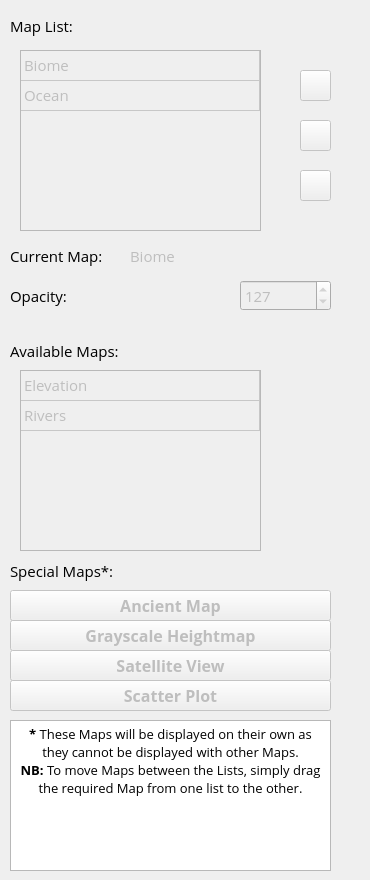
          <widget class="QWidget" name="tabWidgetPage1">
           <attribute name="title">
            <string>Maps</string>
           </attribute>
           <widget class="QPushButton" name="btnUp">
            <property name="enabled">
             <bool>false</bool>
            </property>
            <property name="geometry">
             <rect>
              <x>300</x>
              <y>70</y>
              <width>31</width>
              <height>31</height>
             </rect>
            </property>
            <property name="toolTip">
             <string>Move Map Up</string>
            </property>
            <property name="text">
             <string/>
            </property>
            <property name="icon">
             <iconset>
              <normaloff>Images/up.png</normaloff>Images/up.png</iconset>
            </property>
           </widget>
           <widget class="QTableWidget" name="tblAvailable">
            <property name="enabled">
             <bool>false</bool>
            </property>
            <property name="geometry">
             <rect>
              <x>20</x>
              <y>370</y>
              <width>241</width>
              <height>181</height>
             </rect>
            </property>
            <property name="font">
             <font>
              <family>Open Sans</family>
              <pointsize>11</pointsize>
              <weight>50</weight>
              <bold>false</bold>
             </font>
            </property>
            <property name="editTriggers">
             <set>QAbstractItemView::NoEditTriggers</set>
            </property>
            <property name="tabKeyNavigation">
             <bool>false</bool>
            </property>
            <property name="showDropIndicator" stdset="0">
             <bool>true</bool>
            </property>
            <property name="dragEnabled">
             <bool>true</bool>
            </property>
            <property name="dragDropOverwriteMode">
             <bool>false</bool>
            </property>
            <property name="dragDropMode">
             <enum>QAbstractItemView::DragDrop</enum>
            </property>
            <property name="defaultDropAction">
             <enum>Qt::MoveAction</enum>
            </property>
            <property name="alternatingRowColors">
             <bool>false</bool>
            </property>
            <property name="selectionMode">
             <enum>QAbstractItemView::SingleSelection</enum>
            </property>
            <property name="selectionBehavior">
             <enum>QAbstractItemView::SelectRows</enum>
            </property>
            <property name="iconSize">
             <size>
              <width>32</width>
              <height>32</height>
             </size>
            </property>
            <property name="cornerButtonEnabled">
             <bool>false</bool>
            </property>
            <property name="rowCount">
             <number>2</number>
            </property>
            <property name="columnCount">
             <number>1</number>
            </property>
            <attribute name="horizontalHeaderVisible">
             <bool>false</bool>
            </attribute>
            <attribute name="horizontalHeaderHighlightSections">
             <bool>false</bool>
            </attribute>
            <attribute name="horizontalHeaderStretchLastSection">
             <bool>true</bool>
            </attribute>
            <attribute name="verticalHeaderVisible">
             <bool>false</bool>
            </attribute>
            <attribute name="verticalHeaderHighlightSections">
             <bool>false</bool>
            </attribute>
            <row>
             <property name="text">
              <string>1</string>
             </property>
            </row>
            <row/>
            <column>
             <property name="text">
              <string>New Column</string>
             </property>
            </column>
            <item row="0" column="0">
             <property name="text">
              <string>Elevation</string>
             </property>
            </item>
            <item row="1" column="0">
             <property name="text">
              <string>Rivers</string>
             </property>
            </item>
           </widget>
           <widget class="QLabel" name="label_7">
            <property name="geometry">
             <rect>
              <x>10</x>
              <y>560</y>
              <width>131</width>
              <height>21</height>
             </rect>
            </property>
            <property name="font">
             <font>
              <family>Open Sans</family>
              <pointsize>11</pointsize>
              <weight>50</weight>
              <bold>false</bold>
             </font>
            </property>
            <property name="text">
             <string>Special Maps*:</string>
            </property>
           </widget>
           <widget class="QPushButton" name="btnGH">
            <property name="enabled">
             <bool>false</bool>
            </property>
            <property name="geometry">
             <rect>
              <x>10</x>
              <y>620</y>
              <width>321</width>
              <height>31</height>
             </rect>
            </property>
            <property name="font">
             <font>
              <family>Open Sans</family>
              <pointsize>12</pointsize>
              <weight>75</weight>
              <bold>true</bold>
             </font>
            </property>
            <property name="toolTip">
             <string>Display Grayscale Heightmap</string>
            </property>
            <property name="text">
             <string>Grayscale Heightmap</string>
            </property>
           </widget>
           <widget class="QLabel" name="label_5">
            <property name="geometry">
             <rect>
              <x>10</x>
              <y>280</y>
              <width>71</width>
              <height>31</height>
             </rect>
            </property>
            <property name="font">
             <font>
              <family>Open Sans</family>
              <pointsize>11</pointsize>
              <weight>50</weight>
              <bold>false</bold>
             </font>
            </property>
            <property name="text">
             <string>Opacity:</string>
            </property>
           </widget>
           <widget class="QSpinBox" name="spnOpacity">
            <property name="enabled">
             <bool>false</bool>
            </property>
            <property name="geometry">
             <rect>
              <x>240</x>
              <y>280</y>
              <width>91</width>
              <height>31</height>
             </rect>
            </property>
            <property name="font">
             <font>
              <family>Open Sans</family>
              <pointsize>11</pointsize>
              <weight>50</weight>
              <bold>false</bold>
             </font>
            </property>
            <property name="minimum">
             <number>1</number>
            </property>
            <property name="maximum">
             <number>255</number>
            </property>
            <property name="value">
             <number>127</number>
            </property>
           </widget>
           <widget class="QPushButton" name="btnSP">
            <property name="enabled">
             <bool>false</bool>
            </property>
            <property name="geometry">
             <rect>
              <x>10</x>
              <y>680</y>
              <width>321</width>
              <height>31</height>
             </rect>
            </property>
            <property name="font">
             <font>
              <family>Open Sans</family>
              <pointsize>12</pointsize>
              <weight>75</weight>
              <bold>true</bold>
             </font>
            </property>
            <property name="toolTip">
             <string>Display Scatter Plot</string>
            </property>
            <property name="text">
             <string>Scatter Plot</string>
            </property>
           </widget>
           <widget class="QTableWidget" name="tblMapList">
            <property name="enabled">
             <bool>false</bool>
            </property>
            <property name="geometry">
             <rect>
              <x>20</x>
              <y>50</y>
              <width>241</width>
              <height>181</height>
             </rect>
            </property>
            <property name="font">
             <font>
              <family>Open Sans</family>
              <pointsize>11</pointsize>
              <weight>50</weight>
              <bold>false</bold>
             </font>
            </property>
            <property name="editTriggers">
             <set>QAbstractItemView::NoEditTriggers</set>
            </property>
            <property name="tabKeyNavigation">
             <bool>false</bool>
            </property>
            <property name="showDropIndicator" stdset="0">
             <bool>true</bool>
            </property>
            <property name="dragEnabled">
             <bool>true</bool>
            </property>
            <property name="dragDropOverwriteMode">
             <bool>false</bool>
            </property>
            <property name="dragDropMode">
             <enum>QAbstractItemView::DragDrop</enum>
            </property>
            <property name="defaultDropAction">
             <enum>Qt::MoveAction</enum>
            </property>
            <property name="selectionMode">
             <enum>QAbstractItemView::SingleSelection</enum>
            </property>
            <property name="selectionBehavior">
             <enum>QAbstractItemView::SelectRows</enum>
            </property>
            <property name="iconSize">
             <size>
              <width>32</width>
              <height>32</height>
             </size>
            </property>
            <property name="wordWrap">
             <bool>false</bool>
            </property>
            <property name="cornerButtonEnabled">
             <bool>false</bool>
            </property>
            <attribute name="horizontalHeaderVisible">
             <bool>false</bool>
            </attribute>
            <attribute name="horizontalHeaderHighlightSections">
             <bool>false</bool>
            </attribute>
            <attribute name="horizontalHeaderStretchLastSection">
             <bool>true</bool>
            </attribute>
            <attribute name="verticalHeaderVisible">
             <bool>false</bool>
            </attribute>
            <attribute name="verticalHeaderHighlightSections">
             <bool>false</bool>
            </attribute>
            <row>
             <property name="text">
              <string>New Row</string>
             </property>
            </row>
            <row>
             <property name="text">
              <string>New Row</string>
             </property>
            </row>
            <column>
             <property name="text">
              <string>New Column</string>
             </property>
            </column>
            <item row="0" column="0">
             <property name="text">
              <string>Biome</string>
             </property>
            </item>
            <item row="1" column="0">
             <property name="text">
              <string>Ocean</string>
             </property>
            </item>
           </widget>
           <widget class="QLabel" name="label">
            <property name="geometry">
             <rect>
              <x>10</x>
              <y>10</y>
              <width>81</width>
              <height>31</height>
             </rect>
            </property>
            <property name="font">
             <font>
              <family>Open Sans</family>
              <pointsize>11</pointsize>
              <weight>50</weight>
              <bold>false</bold>
             </font>
            </property>
            <property name="text">
             <string>Map List:</string>
            </property>
           </widget>
           <widget class="QPushButton" name="btnSM">
            <property name="enabled">
             <bool>false</bool>
            </property>
            <property name="geometry">
             <rect>
              <x>10</x>
              <y>650</y>
              <width>321</width>
              <height>31</height>
             </rect>
            </property>
            <property name="font">
             <font>
              <family>Open Sans</family>
              <pointsize>12</pointsize>
              <weight>75</weight>
              <bold>true</bold>
             </font>
            </property>
            <property name="toolTip">
             <string>Display Satellitte View</string>
            </property>
            <property name="text">
             <string>Satellite View</string>
            </property>
           </widget>
           <widget class="QLabel" name="lblCurrentMap">
            <property name="enabled">
             <bool>false</bool>
            </property>
            <property name="geometry">
             <rect>
              <x>130</x>
              <y>240</y>
              <width>231</width>
              <height>31</height>
             </rect>
            </property>
            <property name="font">
             <font>
              <family>Open Sans</family>
              <pointsize>11</pointsize>
              <weight>50</weight>
              <bold>false</bold>
             </font>
            </property>
            <property name="text">
             <string>Biome</string>
            </property>
           </widget>
           <widget class="QPushButton" name="btnDown">
            <property name="enabled">
             <bool>false</bool>
            </property>
            <property name="geometry">
             <rect>
              <x>300</x>
              <y>170</y>
              <width>31</width>
              <height>31</height>
             </rect>
            </property>
            <property name="toolTip">
             <string>Move Map Down</string>
            </property>
            <property name="text">
             <string/>
            </property>
            <property name="icon">
             <iconset>
              <normaloff>Images/down.png</normaloff>Images/down.png</iconset>
            </property>
           </widget>
           <widget class="QTextBrowser" name="textBrowser_2">
            <property name="geometry">
             <rect>
              <x>10</x>
              <y>720</y>
              <width>321</width>
              <height>151</height>
             </rect>
            </property>
            <property name="font">
             <font>
              <family>Open Sans</family>
              <pointsize>10</pointsize>
              <weight>75</weight>
              <bold>true</bold>
             </font>
            </property>
            <property name="html">
             <string>&lt;!DOCTYPE HTML PUBLIC &quot;-//W3C//DTD HTML 4.0//EN&quot; &quot;http://www.w3.org/TR/REC-html40/strict.dtd&quot;&gt;
&lt;html&gt;&lt;head&gt;&lt;meta name=&quot;qrichtext&quot; content=&quot;1&quot; /&gt;&lt;style type=&quot;text/css&quot;&gt;
p, li { white-space: pre-wrap; }
&lt;/style&gt;&lt;/head&gt;&lt;body style=&quot; font-family:'Open Sans','Open Sans','Open Sans'; font-size:10pt; font-weight:600; font-style:normal;&quot;&gt;
&lt;p align=&quot;center&quot; style=&quot; margin-top:0px; margin-bottom:0px; margin-left:0px; margin-right:0px; -qt-block-indent:0; text-indent:0px;&quot;&gt;&lt;span style=&quot; font-family:'Open Sans';&quot;&gt;*&lt;/span&gt;&lt;span style=&quot; font-family:'Open Sans'; font-weight:400;&quot;&gt; These Maps will be displayed on their own as they cannot be displayed with other Maps.&lt;/span&gt;&lt;/p&gt;
&lt;p align=&quot;center&quot; style=&quot; margin-top:0px; margin-bottom:0px; margin-left:0px; margin-right:0px; -qt-block-indent:0; text-indent:0px;&quot;&gt;&lt;span style=&quot; font-family:'Open Sans';&quot;&gt;NB: &lt;/span&gt;&lt;span style=&quot; font-family:'Open Sans'; font-weight:400;&quot;&gt;To move Maps between the Lists, simply drag the required Map from one list to the other.&lt;/span&gt;&lt;/p&gt;&lt;/body&gt;&lt;/html&gt;</string>
            </property>
            <property name="textInteractionFlags">
             <set>Qt::NoTextInteraction</set>
            </property>
           </widget>
           <widget class="QLabel" name="label_3">
            <property name="geometry">
             <rect>
              <x>10</x>
              <y>240</y>
              <width>111</width>
              <height>31</height>
             </rect>
            </property>
            <property name="font">
             <font>
              <family>Open Sans</family>
              <pointsize>11</pointsize>
              <weight>50</weight>
              <bold>false</bold>
             </font>
            </property>
            <property name="text">
             <string>Current Map:</string>
            </property>
           </widget>
           <widget class="QLabel" name="label_6">
            <property name="geometry">
             <rect>
              <x>10</x>
              <y>340</y>
              <width>141</width>
              <height>21</height>
             </rect>
            </property>
            <property name="font">
             <font>
              <family>Open Sans</family>
              <pointsize>11</pointsize>
              <weight>50</weight>
              <bold>false</bold>
             </font>
            </property>
            <property name="text">
             <string>Available Maps:</string>
            </property>
           </widget>
           <widget class="QPushButton" name="btnUpdate">
            <property name="enabled">
             <bool>false</bool>
            </property>
            <property name="geometry">
             <rect>
              <x>300</x>
              <y>120</y>
              <width>31</width>
              <height>31</height>
             </rect>
            </property>
            <property name="toolTip">
             <string>Update Map Display</string>
            </property>
            <property name="text">
             <string/>
            </property>
            <property name="icon">
             <iconset>
              <normaloff>Images/update.png</normaloff>Images/update.png</iconset>
            </property>
           </widget>
           <widget class="QPushButton" name="btnAW">
            <property name="enabled">
             <bool>false</bool>
            </property>
            <property name="geometry">
             <rect>
              <x>10</x>
              <y>590</y>
              <width>321</width>
              <height>31</height>
             </rect>
            </property>
            <property name="font">
             <font>
              <family>Open Sans</family>
              <pointsize>12</pointsize>
              <weight>75</weight>
              <bold>true</bold>
             </font>
            </property>
            <property name="toolTip">
             <string>Display Ancient Map</string>
            </property>
            <property name="text">
             <string>Ancient Map</string>
            </property>
           </widget>
          </widget>
